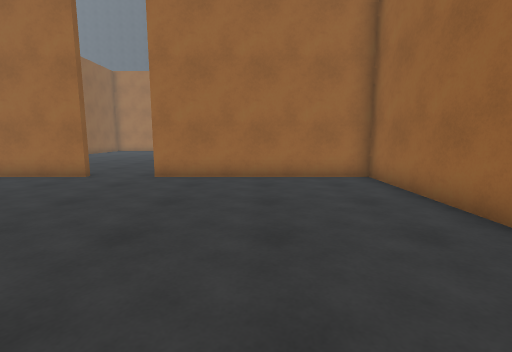
View 1 (above)

22 first-person views from a walk through a Unity game level. The camera is 1.3 m above the floor, tilts 8° down and sees 85° across. The floor is counted in squares, 1 m on a side. Each view is taken from the middle of a square. On the plan, view 1 faces up. The plan holds only what a view shows up to about 13 squares ahead; the rest is blank. The place goes on beyond the plan. The player character is not drawn.

View 2
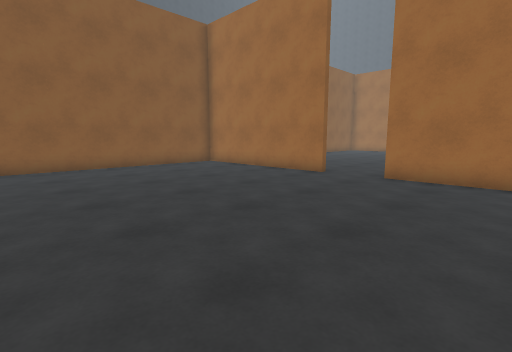

View 3
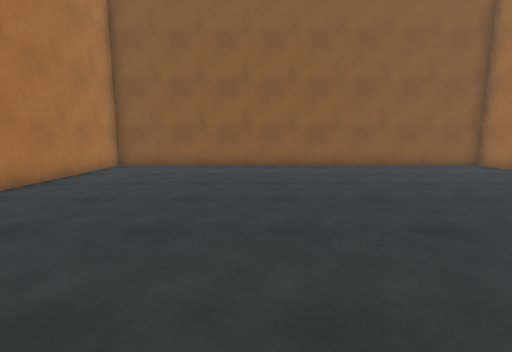

View 4
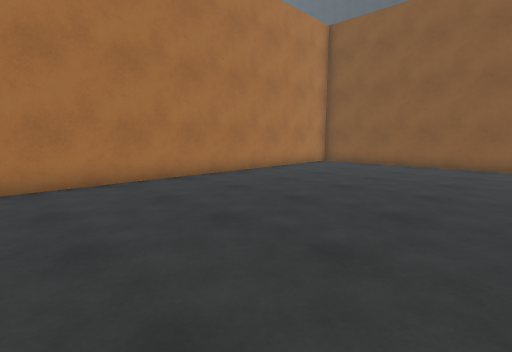

View 5
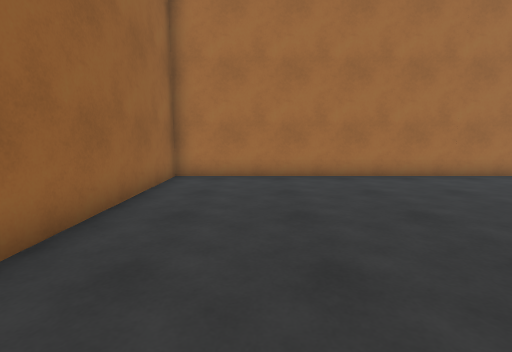

View 6
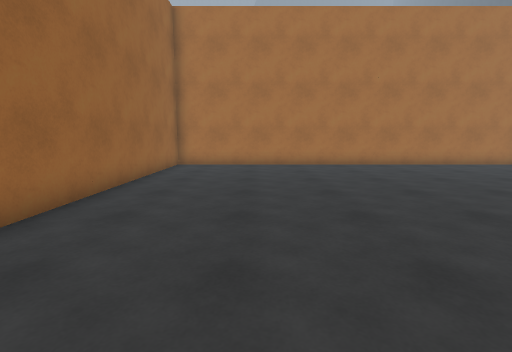

View 7
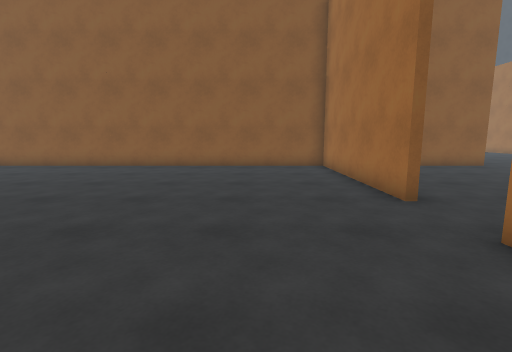

View 8
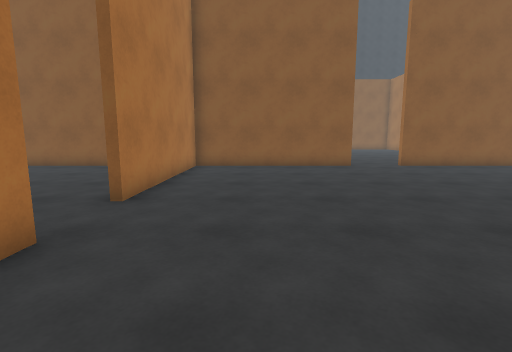

View 9
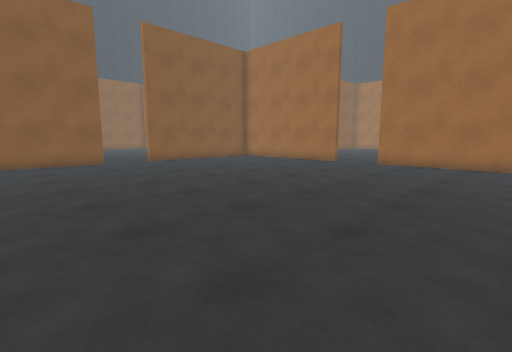

View 10
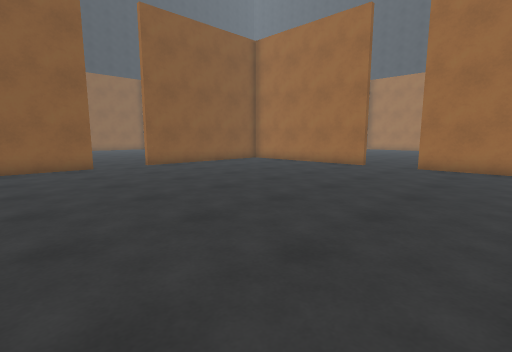

View 11
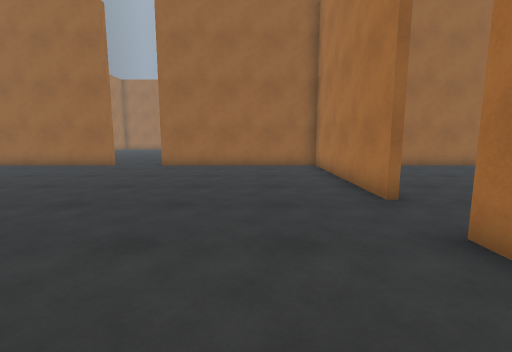

View 12
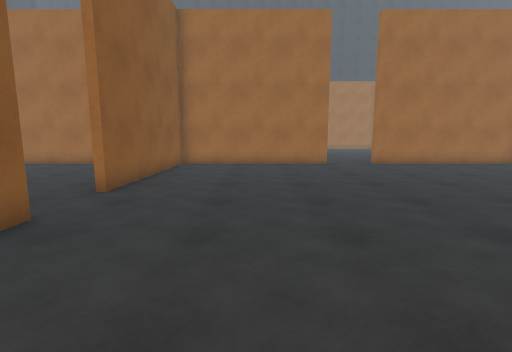

View 13
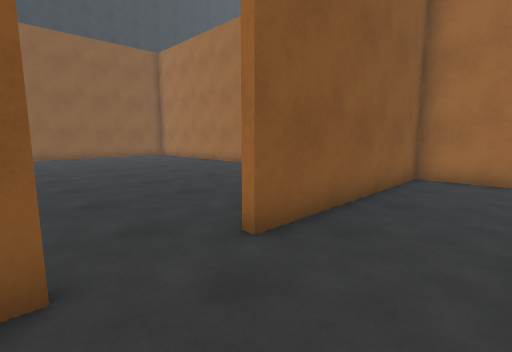

View 14
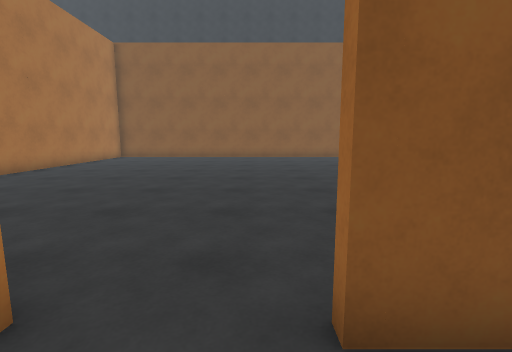

View 15
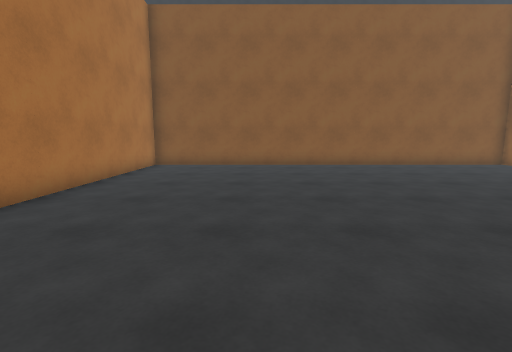

View 16
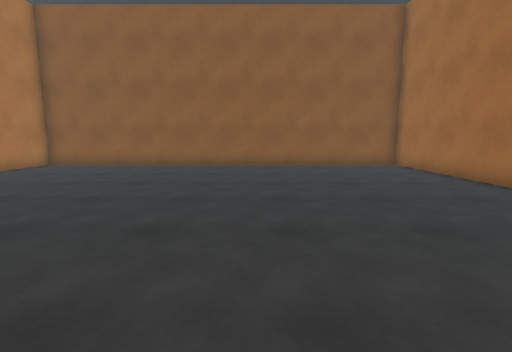

View 17
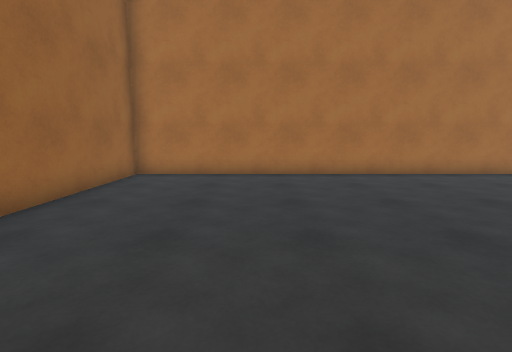

View 18
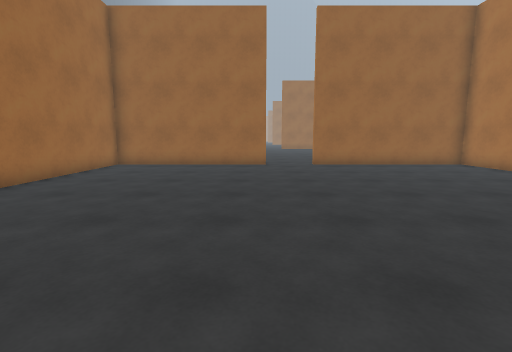

View 19
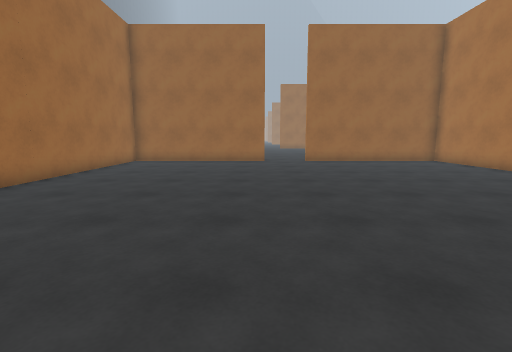

View 20
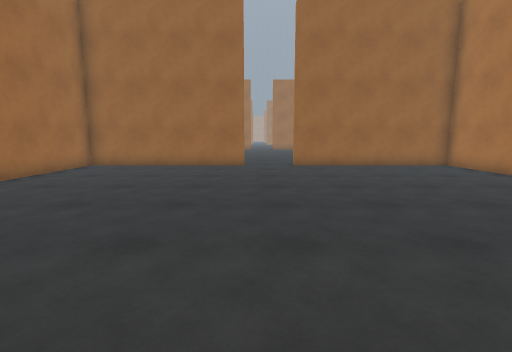

View 21
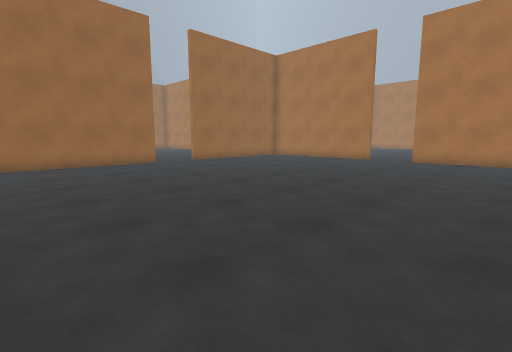

View 22
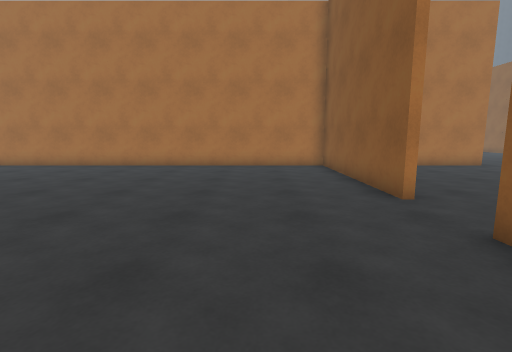

### Floor plan
Points are (right, up) in squares from view 1. A wall is a line through its corners. A room is listed if a view was taken in it or the views show most of it. See-through windows are left out.
Room 1 (views 1, 2, 3, 4, 5, 6, 7)
walls: (-5.5, 9) (-12.6, 9) (-12.6, -7.2) (3.7, -7.2) (3.7, 9); (3.9, 9) (-3.4, 9)
ways out: opening at (-4.5, 9) to room 2
Room 2 (views 8, 9, 10, 11, 12, 13, 14, 20, 21)
walls: (-12.6, 16.4) (-12.6, 9.3) (-5.5, 9.3); (3.7, 18.5) (3.7, 25.5); (-3.4, 9.3) (3.7, 9.3) (3.7, 16.4); (-12.6, 25.5) (-12.6, 18.5)
ways out: opening at (-4.5, 9) to room 1; opening at (-13, 17.5) to room 3; opening at (4, 17.5) to room 4
Room 3 (views 15, 16, 17, 18, 19)
walls: (-29.1, 25.5) (-29.1, 9.3) (-12.6, 9.3); (-12.8, 9.2) (-12.8, 14.5)
ways out: opening at (-13, 17.5) to room 2
Room 4 (view 22)
walls: (3.9, 16.4) (3.9, 9); (3.9, 9.3) (14.5, 9.3)
ways out: opening at (4, 17.5) to room 2

Where each view was taken, in squares from view 1:
view 1: 0 up, 0 right, facing up
view 2: 0 up, 0 right, facing up-left
view 3: 1 down, 0 right, facing left
view 4: 1 up, 1 right, facing down-left
view 5: 2 up, 1 right, facing down
view 6: 6 up, 0 right, facing down
view 7: 6 up, 0 right, facing left
view 8: 12 up, 0 right, facing left
view 9: 12 up, 2 right, facing up-left
view 10: 13 up, 0 right, facing up-left
view 11: 12 up, 9 left, facing right
view 12: 12 up, 9 left, facing up
view 13: 16 up, 10 left, facing up-left
view 14: 18 up, 11 left, facing left
view 15: 14 up, 16 left, facing left
view 16: 19 up, 16 left, facing left
view 17: 19 up, 17 left, facing down
view 18: 19 up, 26 left, facing right
view 19: 19 up, 28 left, facing right
view 20: 18 up, 9 left, facing right
view 21: 25 up, 10 left, facing down-right
view 22: 22 up, 7 right, facing down
